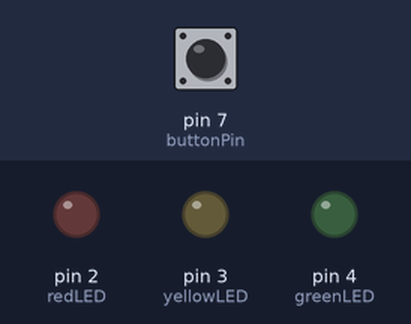
Simulated run of this sketch. Board: Arduino Uno, built with avr-gcc and run on an emulated ATmega328P. Shown: output pins drawn as LEDs (lit = HIGH). The inputs (shaded band) are chosen by the test bench; at power-on: pin 7 (buttonPin) HIGH.

Above: at 1.2 s.
1.3 s: pin 7 (buttonPin) pulled LOW for 0.15 s
At 1.9 s:
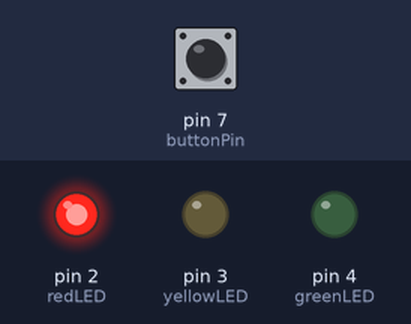
At 6.9 s:
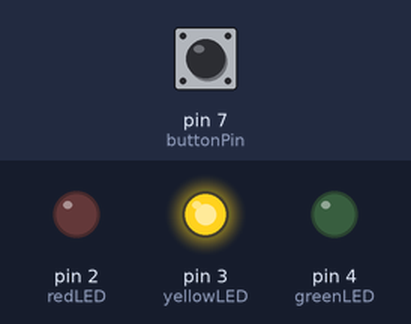
Timing chart, 0 to 15.8 s (numbered marks = the images above; inputs shaded):
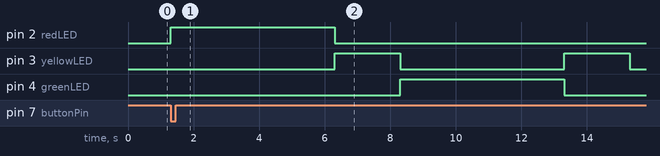

Measured:
- after the input at 1.3 s, pin 2 (redLED): LOW → HIGH at once, → LOW 5.0 s later; pin 3 (yellowLED): alternates HIGH for 2.0 s and LOW for 5.0 s, starting after 5.0 s; pin 4 (greenLED): LOW → HIGH after 7.0 s, → LOW 5.0 s later

The sketch:

semana04_0614d.ino
```cpp
// Evaluación número 01, semana 04
// Francisca Bustamante (06)
// Nicolás Jara (14)
// El objetivo que nos planteamos fue realizar un semáforo que al presionar el botón los leds se prendan en el siguiente orden: rojo, amarillo, verde, amarillo
// Una vez terminado se debe presionar denuevo el botón.
// Le colocamos un delay (tiempo encendido del led en este caso) de 2 segundos en el caso del led amarillo y 5 segundos en el caso de los leds verde y rojo

int buttonPin = 7; // Pin del botón (ubicado en el 7)
int redLED = 2;   // Pin del LED rojo (ubicado en el 2)
int yellowLED = 3; // Pin del LED amarillo (ubicado en el 3)
int greenLED = 4;  // Pin del LED verde (ubicado en el 4)

// al hablar de ubicación nos referimos a el pin dentro de la placa de arduino
// anteriormente declaramos la ubicación de los pines para lograr su funcionamiento

void setup() {
  pinMode(redLED, OUTPUT); // leds como salidas
  pinMode(yellowLED, OUTPUT); // idem
  pinMode(greenLED, OUTPUT); // idem

  pinMode(buttonPin, INPUT_PULLUP); // entrada
}

// HIGH presionado, LOW no presionado el botón

void loop() {
  if (digitalRead(buttonPin) == LOW) {

    digitalWrite(redLED, HIGH); // Luz roja encendida, las demás apagadas
    digitalWrite(yellowLED, LOW);
    digitalWrite(greenLED, LOW);
    delay(5000); // Espera 5 segundos

    digitalWrite(redLED, LOW);
    digitalWrite(yellowLED, HIGH);  // Luz amarilla encendida, las demás apagadas
    digitalWrite(greenLED, LOW);
    delay(2000); // Espera 2 segundos

    digitalWrite(redLED, LOW);
    digitalWrite(yellowLED, LOW);
    digitalWrite(greenLED, HIGH); // Luz verde encendida, las demás apagadas
    delay(5000); // Espera 5 segundos

    // Luz amarilla encendida, las demás apagadas
    digitalWrite(redLED, LOW);
    digitalWrite(yellowLED, HIGH); // Luz amarilla encendida, las demás apagadas
    digitalWrite(greenLED, LOW);
    delay(2000); // Espera 2 segundos
  } else {
    // Si el botón no se presiona, todos los LEDs apagados
    digitalWrite(redLED, LOW);
    digitalWrite(yellowLED, LOW);
    digitalWrite(greenLED, LOW);
  }
}
```
